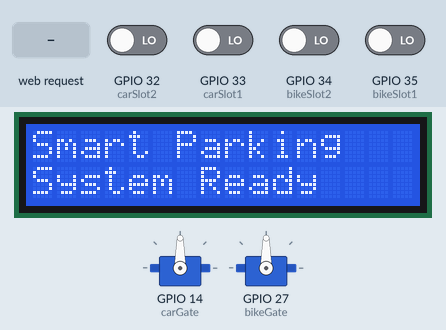
This sketch was run on a simulated ESP32. Shown: 2 × servo, 16×2 character LCD. Inputs (shaded band) come from the test bench; at power-on: GPIO 32 (carSlot2), GPIO 33 (carSlot1), GPIO 34 (bikeSlot2), GPIO 35 (bikeSlot1) LOW. WiFi joins after 1.5 s; servers stay silent unless stated; what the sketch prints to the serial monitor is not drawn.

Above: at 1.6 s.
4.8 s: HTTP request GET /?vehicle=Car received
At 5.7 s:
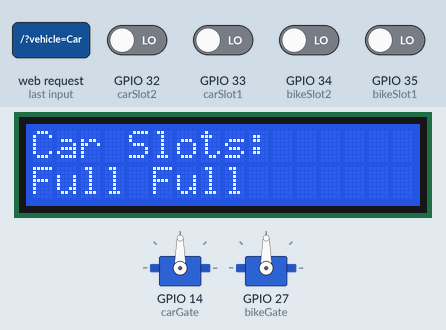
6.3 s: HTTP request GET /?vehicle=Bike received
At 8.6 s:
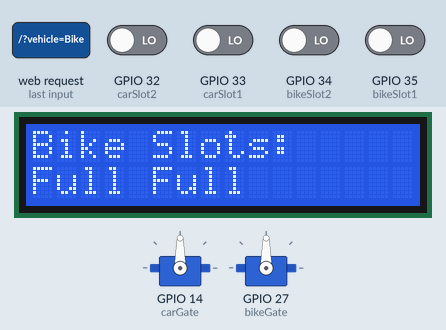
9.3 s: GPIO 32 (carSlot2) driven HIGH
12.3 s: HTTP request GET /?vehicle=Car received
At 13.1 s:
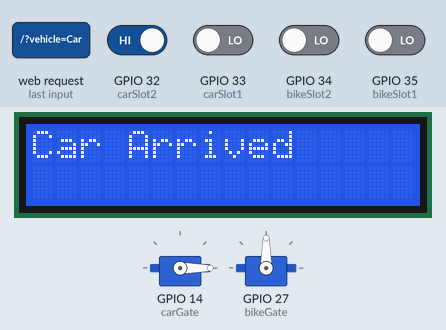
13.8 s: GPIO 32 (carSlot2) driven LOW and GPIO 33 (carSlot1) driven HIGH
16.8 s: GPIO 32 (carSlot2) driven HIGH
At 18.0 s:
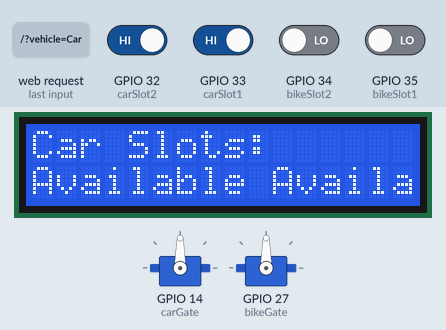
Timing chart, 0 to 19.8 s (numbered marks = the images above; inputs shaded):
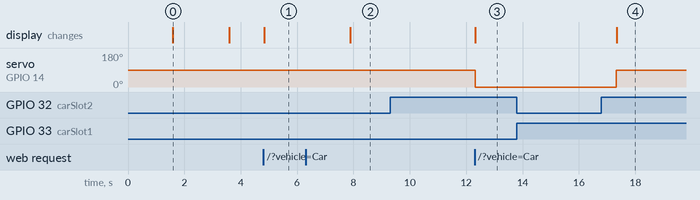

The sketch:

ESP32WROOM.ino
```cpp
#include <WiFi.h>
#include <ESP32Servo.h>
#include <Wire.h>
#include <LiquidCrystal_I2C.h>

// WiFi Credentials
const char* ssid = "mr.eldhose";
const char* password = "Eldhose@1077";

WiFiServer server(80);
Servo carGate;
Servo bikeGate;

// LCD Setup (I2C Address 0x27, 16 columns, 2 rows)
LiquidCrystal_I2C lcd(0x27, 16, 2);

// IR sensors for parking availability
const int carSlot1 = 33;
const int carSlot2 = 32;
const int bikeSlot1 = 35;
const int bikeSlot2 = 34;

void setup() {
  Serial.begin(115200);
  WiFi.begin(ssid, password);

  while (WiFi.status() != WL_CONNECTED) {
    delay(500);
    Serial.print(".");
  }
  Serial.println("\nWiFi connected");

  server.begin();
  Serial.println("Server started");
  Serial.print("ESP32-WROOM IP Address: ");
  Serial.println(WiFi.localIP());

  // Servo pin configurations
  carGate.attach(14);
  bikeGate.attach(27);

  // IR sensor pin configurations
  pinMode(carSlot1, INPUT);
  pinMode(carSlot2, INPUT);
  pinMode(bikeSlot1, INPUT);
  pinMode(bikeSlot2, INPUT);

  // Initialize LCD
  lcd.init();
  lcd.backlight();
  lcd.setCursor(0, 0);
  lcd.print("Smart Parking");
  lcd.setCursor(0, 1);
  lcd.print("System Ready");
  delay(2000);
  lcd.clear();
}

void loop() {
  WiFiClient client = server.available();
  if (client) {
    String request = client.readStringUntil('\r');
    Serial.println("Received HTTP request: " + request);
    client.flush();

    if (request.indexOf("vehicle=Car") >= 0) {
      handleVehicleEntry("Car");
    } else if (request.indexOf("vehicle=Bike") >= 0) {
      handleVehicleEntry("Bike");
    }

    checkParkingAvailability();
    delay(10);
    client.stop();
  }
}

void handleVehicleEntry(String vehicleType) {
  if (vehicleType == "Car") {
    if (isParkingFull("Car")) {
      lcd.clear();
      lcd.setCursor(0, 0);
      lcd.print("Car No Space");
      Serial.println("Car parking full, gate not opening");
    } else {
      Serial.println("Car detected, opening left gate");
      lcd.clear();
      lcd.setCursor(0, 0);
      lcd.print("Car Arrived");
      openGate(carGate);
    }
  } else if (vehicleType == "Bike") {
    if (isParkingFull("Bike")) {
      lcd.clear();
      lcd.setCursor(0, 0);
      lcd.print("Bike No Space");
      Serial.println("Bike parking full, gate not opening");
    } else {
      Serial.println("Bike detected, opening right gate");
      lcd.clear();
      lcd.setCursor(0, 0);
      lcd.print("Bike Arrived");
      openGate(bikeGate);
    }
  }
  showParkingAvailability(vehicleType);
}

void openGate(Servo &gate) {
  Serial.println("Opening gate...");
  gate.write(0); // Open the gate
  delay(5000);
  Serial.println("Closing gate...");
  gate.write(90); // Close the gate
}

bool isParkingFull(String vehicleType) {
  if (vehicleType == "Car") {
    return (digitalRead(carSlot1) == LOW && digitalRead(carSlot2) == LOW);
  } else if (vehicleType == "Bike") {
    return (digitalRead(bikeSlot1) == LOW && digitalRead(bikeSlot2) == LOW);
  }
  return false;
}

void checkParkingAvailability() {
  Serial.print("Car Slots: ");
  Serial.print(digitalRead(carSlot1) == LOW ? "Full " : "Available ");
  Serial.println(digitalRead(carSlot2) == LOW ? "Full" : "Available");

  Serial.print("Bike Slots: ");
  Serial.print(digitalRead(bikeSlot1) == LOW ? "Full " : "Available ");
  Serial.println(digitalRead(bikeSlot2) == LOW ? "Full" : "Available");
}

void showParkingAvailability(String vehicleType) {
  lcd.clear();
  lcd.setCursor(0, 0);

  if (vehicleType == "Car") {
    lcd.print("Car Slots:");
    lcd.setCursor(0, 1);
    lcd.print(digitalRead(carSlot1) == LOW ? "Full " : "Available ");
    lcd.print(digitalRead(carSlot2) == LOW ? "Full" : "Available");
  } else if (vehicleType == "Bike") {
    lcd.print("Bike Slots:");
    lcd.setCursor(0, 1);
    lcd.print(digitalRead(bikeSlot1) == LOW ? "Full " : "Available ");
    lcd.print(digitalRead(bikeSlot2) == LOW ? "Full" : "Available");
  }
  delay(3000);
}
```

Measured:
- after the input at 4.8 s, the display: changes at once (image 1)
- after the input at 6.3 s, the display: changes after 1.6 s (image 2)
- after the input at 9.3 s, every drawn part: stays the same
- after the input at 12.3 s, servo on GPIO 14 (carGate): 90° → 0° at once; the display: changes at once (image 3)
- after the input at 13.8 s, every drawn part: stays the same
- after the input at 16.8 s, the display: changes after 0.55 s (image 4)
- what the display in image 0 shows lasts 2.0 s, from 1.6 s to 3.6 s
